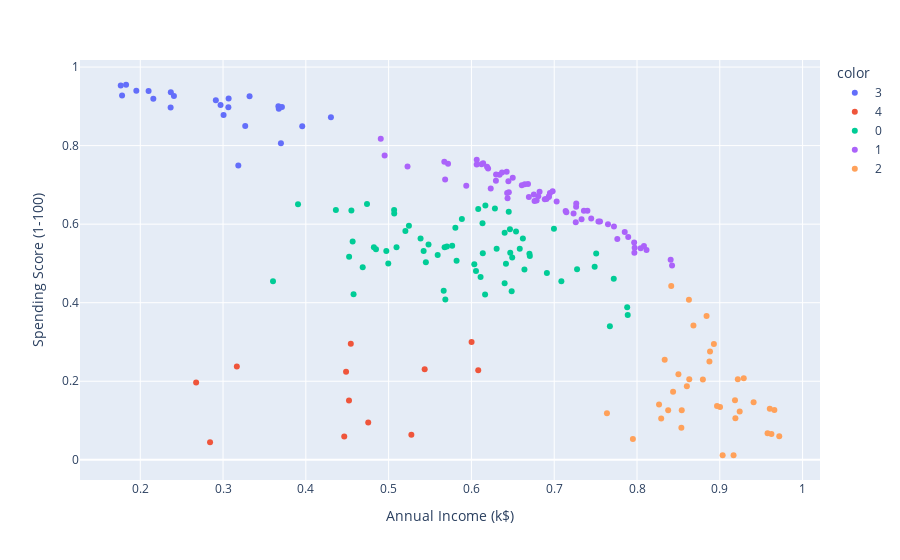

This figure's notebook cell:
### Code cell
px.scatter(df_scaled, x='Annual Income (k$)', y='Spending Score (1-100)', color=cluster.labels_.astype(str))
